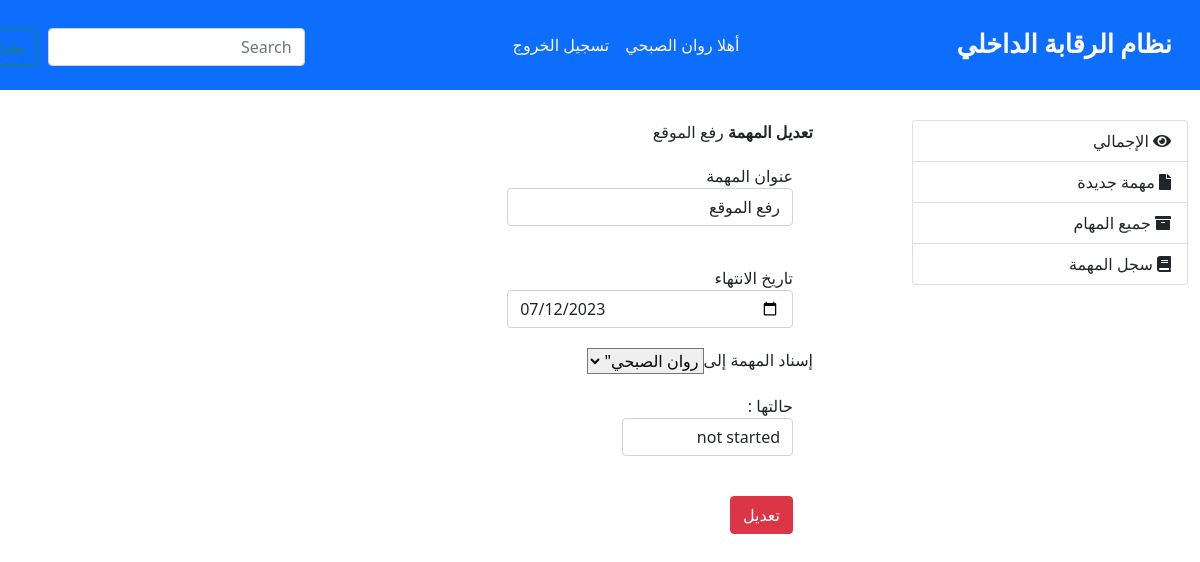
The page /editEmpTask.php?task=7 (signed in) on the database its author committed.
### tables this page shows
CREATE TABLE `users` (
  `user_id` int(11) NOT NULL,
  `username` text NOT NULL,
  `email` text NOT NULL,
  `password` text NOT NULL,
  `role` text NOT NULL,
  `organ_id` int(11) NOT NULL,
  `manager` text NOT NULL,
  `empName` text NOT NULL,
  `reg_date` text NOT NULL
);

CREATE TABLE `tasks` (
  `task_id` int(11) NOT NULL,
  `title` text NOT NULL,
  `empRes` text NOT NULL,
  `deadline` text NOT NULL,
  `organ_id` int(11) NOT NULL,
  `empID` int(11) NOT NULL,
  `status` text NOT NULL,
  `createdBy` text NOT NULL,
  `dateTask` text NOT NULL
);

### editEmpTask.php (the view, shortened to what this page needs)
<?php include_once("include/confg.php");
    session_start(); ?>
<!DOCTYPE html>
<html lang="en">
<head>
    <link rel="stylesheet" href="css/main.css">
    <link rel="stylesheet" href="https://use.fontawesome.com/releases/v5.0.8/css/all.css">
    <link href="https://cdn.jsdelivr.net/npm/bootstrap@5.1.3/dist/css/bootstrap.min.css" rel="stylesheet">
</head>
<body>
<nav class="navbar navbar-expand-lg navbar-light ">
    <div class="container-fluid" dir= "rtl">
        <a class="navbar-brand" href="#">نظام الرقابة الداخلي</a>
        <div class="collapse navbar-collapse" id="navbarSupportedContent">
        <ul class="navbar-nav mb-2 mb-lg-0">
            <li class="nav-item">
                <?php
                $sql = mysqli_query($conn , "SELECT * FROM `users` u WHERE '$_SESSION[id]' = u.user_id ");
                $user = mysqli_fetch_assoc($sql);
                echo '
                <a class="nav-link active" aria-current="page" href="#"> أهلا  '.$user['empName'].'</a>';?>
            </li>
            <li class="nav-item">
            <?php
            echo '
            <a class="nav-link" href="signout.php?id" '.$_SESSION['id'].' ">تسجيل الخروج</a>
            ';
            ?>
            </li>
        </ul>
        <form class="d-flex" style= "   display: flex!important;
                                        gap: 10px;
                                        margin-right: 200px;
                                        margin-top: 20px;
                                        margin-left:-200px;
                                        justify-content: flex-end;">
            <input class="form-control" type="search" placeholder="Search" aria-label="Search">
            <button class="btn btn-outline-success" type="submit">بحث</button>
        </form>
        </div>
    </div>
</nav>
<section class="container-fluid" dir="rtl" style="margin-top:30px;">
    <div class="row">
    <aside class="col-lg-3" >
		<div class="list-group">
        <a href="homePage.php" class="list-group-item"> <i class="fas fa-eye"></i> الإجمالي</a>
        <a href="addTask.php" class="list-group-item"><i class="fa fa-file "></i> مهمة جديدة</a>
        <a href="empTasks.php" class="list-group-item"><i class="fas fa-archive"></i> جميع المهام</a>
        <a href="taskRecordEmp.php" class="list-group-item"><i class="fa fa-book	"></i> سجل المهمة</a>
		</div>
	</aside>
    <article class="col-lg-9" >
        <div class="row">
            <div class="col-md-1"></div>
                <div class="col-md-10">
                <?php
                    $get_tasks= mysqli_query($conn ,"SELECT * FROM `tasks` WHERE `task_id` ='$_GET[task]'");
                    $task = mysqli_fetch_assoc($get_tasks);
                ?>
                <div class="panel panel-info" >
                <div class="panel-heading"><b>  تعديل المهمة  </b><?php echo $task['title']; ?></div>
                    <div class="panel-body">
                            <form action="" method="post" class="form-horizontal" >
                            <div class="form-group">
                            <label for="username" class="col-sm-2 control-label" >عنوان المهمة </label></br>
                            <div class="col-sm-5">
                                <input type="text" class="form-control" name="title" id="username" value="<?php echo $task['title'] ;?>" placeholder="ادخل عنوان ">
                            </div>
                            </div>
                            <div class="form-group">
                            <label for="empName" class="col-sm-2 control-label" >تاريخ الانتهاء</label></br>
                            <div class="col-sm-5">
                                <input type="date" class="form-control" name="deadline" id="username" value="<?php echo $task['deadline'] ;?>" placeholder="ادخل تاريخ الانتهاء">
                            </div>
                            </div>
                            <div class="input-group">
                                <label>إسناد المهمة إلى</label>
                                <select name="empID" >
                                    <option value="<?=$task["empID"];?> " title="<?=$task["empRes"];?>"><?=$task["empRes"];?>"</option>
                                </select>
                            </div>
                            <div class="form-group">
							<label for="role" class="col-sm-2 control-label"> حالتها :</label>
							<div class="col-sm-3">
                            <select class="form-control" name="status" id="role" value="<?=$task["status"];?>" >
                            <option value="<?=$task["status"];?>" ><?php echo $task['status'];  ?></option>
                            </select>
							</div>
						</div>
                            <div class="form-group">
                            <div class="col-sm-offset-2 col-sm-10">
                                <button type="submit" name="editEmpTask" class="btn btn-danger">تعديل</button>
                            </div>
                            </div>
                        </form>
                    </div>
                </div>
            </div>
        </div>
	</article>
</section>
</body>
</html>

### css/main.css (style rules this page uses)
.navbar { background-color: #0d6efd !important; }
.navbar-brand { color: rgb(254 254 254 ) !important; font-weight: bold !important; font-family: ui-rounded !important; font-size: 1.6rem !important; margin-right: 20px; }
.navbar-collapse { justify-content: center !important; }
.navbar-light .navbar-nav .nav-link.active, .navbar-light .navbar-nav .show>.nav-link { color: rgb(249 249 249) !important; }
.navbar-light .navbar-nav .nav-link { color: rgb(250 250 250 ) !important; }
.form-group { padding: 20px !important; }

### rows shown on the page
users: empName "روان الصبحي"
tasks: title "رفع الموقع", deadline "07/12/2023", empID "روان الصبحي\"", status "not started"
